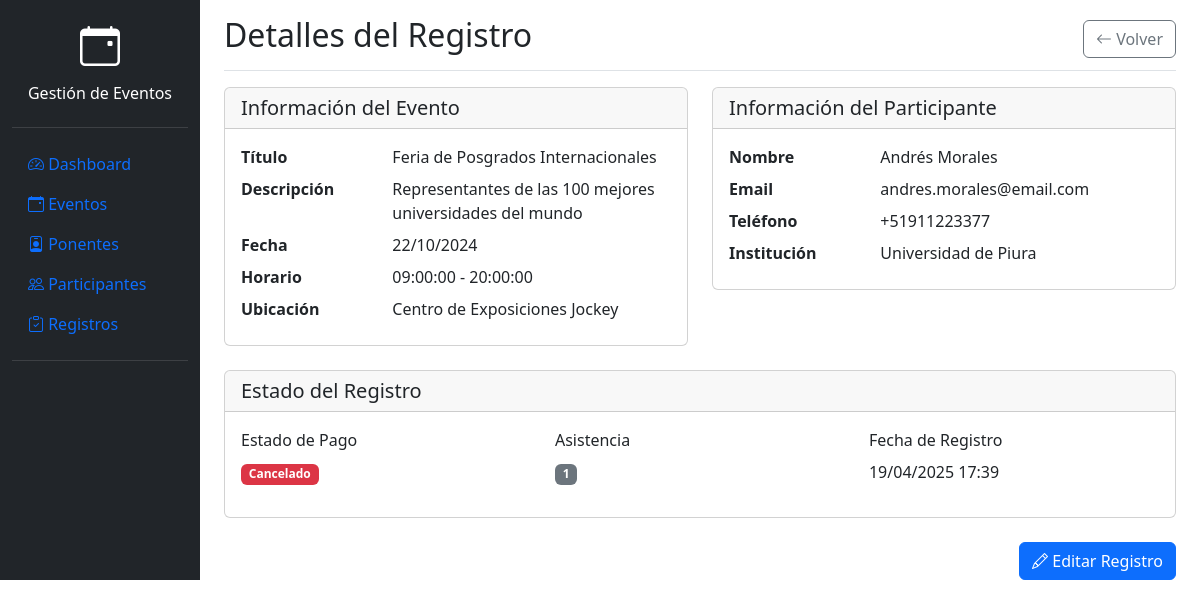
The app's page /frontend/views/eventos/ver.php?id=2 with its own data.
### tables this page shows
CREATE TABLE IF NOT EXISTS registros (
    registro_id INT AUTO_INCREMENT PRIMARY KEY,
    evento_id INT NOT NULL,
    participante_id INT NOT NULL,
    fecha_registro TIMESTAMP DEFAULT CURRENT_TIMESTAMP,
    estado_pago ENUM('pendiente', 'pagado', 'cancelado') DEFAULT 'pendiente',
    asistencia BOOLEAN DEFAULT FALSE,
    retroalimentacion TEXT,
    FOREIGN KEY (evento_id) REFERENCES eventos(evento_id) ON DELETE CASCADE,
    FOREIGN KEY (participante_id) REFERENCES participantes(participante_id) ON DELETE CASCADE
);

CREATE TABLE IF NOT EXISTS eventos (
    evento_id INT AUTO_INCREMENT PRIMARY KEY,
    titulo VARCHAR(200) NOT NULL,
    categoria_id INT,
    descripcion TEXT,
    ubicacion VARCHAR(200),
    fecha_evento DATE NOT NULL,
    hora_inicio TIME NOT NULL,
    hora_fin TIME NOT NULL,
    max_participantes INT NOT NULL,
    tarifa_inscripcion DECIMAL(10,2),
    imagen VARCHAR(255),
    created_at TIMESTAMP DEFAULT CURRENT_TIMESTAMP,
    updated_at TIMESTAMP DEFAULT CURRENT_TIMESTAMP ON UPDATE CURRENT_TIMESTAMP,
    FOREIGN KEY (categoria_id) REFERENCES categorias_evento(categoria_id) ON DELETE SET NULL
);

CREATE TABLE IF NOT EXISTS participantes (
    participante_id INT AUTO_INCREMENT PRIMARY KEY,
    nombre VARCHAR(100) NOT NULL,
    apellido VARCHAR(100) NOT NULL,
    email VARCHAR(150) UNIQUE NOT NULL,
    telefono VARCHAR(20),
    institucion VARCHAR(150),
    created_at TIMESTAMP DEFAULT CURRENT_TIMESTAMP
);

### frontend/views/eventos/ver.php (the view, shortened to what this page needs)
<?php
$conn = mysqli_connect(DB_HOST, DB_USER, DB_PASS, DB_NAME);
$registro_id = isset($_GET['id']) ? (int)$_GET['id'] : 0;
$query = "SELECT r.*,
                 e.titulo as evento_titulo,
                 e.descripcion as evento_descripcion,
                 e.fecha_evento,
                 e.hora_inicio,
                 e.hora_fin,
                 e.ubicacion,
                 CONCAT(p.nombre, ' ', p.apellido) as participante_nombre,
                 p.email as participante_email,
                 p.telefono as participante_telefono,
                 p.institucion as participante_institucion
          FROM registros r
          JOIN eventos e ON r.evento_id = e.evento_id
          JOIN participantes p ON r.participante_id = p.participante_id
          WHERE r.registro_id = ?";
$stmt = mysqli_prepare($conn, $query);
mysqli_stmt_bind_param($stmt, 'i', $registro_id);
mysqli_stmt_execute($stmt);
$result = mysqli_stmt_get_result($stmt);
$registro = mysqli_fetch_assoc($result);
?>
<!DOCTYPE html>
<html lang="es">
<head>
    <link href="https://cdn.jsdelivr.net/npm/bootstrap@5.3.0/dist/css/bootstrap.min.css" rel="stylesheet">
    <link rel="stylesheet" href="https://cdn.jsdelivr.net/npm/bootstrap-icons@1.11.1/font/bootstrap-icons.css">
    <link rel="stylesheet" href="../../css/styles.css">
</head>
<body>
<div class="container-fluid">
    <div class="row">
        <?php include '../layouts/sidebar.php'; ?>
        <main class="col-md-9 ms-sm-auto col-lg-10 px-md-4">
            <div class="d-flex justify-content-between flex-wrap flex-md-nowrap align-items-center pt-3 pb-2 mb-3 border-bottom">
                <h1 class="h2">Detalles del Registro</h1>
                <div class="btn-toolbar mb-2 mb-md-0">
                    <a href="index.php" class="btn btn-outline-secondary">
                        <i class="bi bi-arrow-left"></i> Volver
                    </a>
                </div>
            </div>
            <div class="row">
                <div class="col-md-6 mb-4">
                    <div class="card">
                        <div class="card-header">
                            <h5 class="card-title mb-0">Información del Evento</h5>
                        </div>
                        <div class="card-body">
                            <dl class="row mb-0">
                                <dt class="col-sm-4">Título</dt>
                                <dd class="col-sm-8"><?php echo htmlspecialchars($registro['evento_titulo']); ?></dd>
                                <dt class="col-sm-4">Descripción</dt>
                                <dd class="col-sm-8"><?php echo nl2br(htmlspecialchars($registro['evento_descripcion'])); ?></dd>
                                <dt class="col-sm-4">Fecha</dt>
                                <dd class="col-sm-8"><?php echo date('d/m/Y', strtotime($registro['fecha_evento'])); ?></dd>
                                <dt class="col-sm-4">Horario</dt>
                                <dd class="col-sm-8"><?php echo $registro['hora_inicio']; ?> - <?php echo $registro['hora_fin']; ?></dd>
                                <dt class="col-sm-4">Ubicación</dt>
                                <dd class="col-sm-8"><?php echo htmlspecialchars($registro['ubicacion']); ?></dd>
                            </dl>
                        </div>
                    </div>
                </div>
                <div class="col-md-6 mb-4">
                    <div class="card">
                        <div class="card-header">
                            <h5 class="card-title mb-0">Información del Participante</h5>
                        </div>
                        <div class="card-body">
                            <dl class="row mb-0">
                                <dt class="col-sm-4">Nombre</dt>
                                <dd class="col-sm-8"><?php echo htmlspecialchars($registro['participante_nombre']); ?></dd>
                                <dt class="col-sm-4">Email</dt>
                                <dd class="col-sm-8"><?php echo htmlspecialchars($registro['participante_email']); ?></dd>
                                <dt class="col-sm-4">Teléfono</dt>
                                <dd class="col-sm-8"><?php echo htmlspecialchars($registro['participante_telefono']); ?></dd>
                                <dt class="col-sm-4">Institución</dt>
                                <dd class="col-sm-8"><?php echo htmlspecialchars($registro['participante_institucion']); ?></dd>
                            </dl>
                        </div>
                    </div>
                </div>
                <div class="col-12 mb-4">
                    <div class="card">
                        <div class="card-header">
                            <h5 class="card-title mb-0">Estado del Registro</h5>
                        </div>
                        <div class="card-body">
                            <div class="row">
                                <div class="col-md-4">
                                    <div class="mb-3">
                                        <label class="form-label">Estado de Pago</label>
                                        <div>
                                            <span class="badge bg-<?php
                                                echo $registro['estado_pago'] === 'completado' ? 'success' :
                                                    ($registro['estado_pago'] === 'pendiente' ? 'warning' : 'danger');
                                            ?>">
                                                <?php echo ucfirst($registro['estado_pago']); ?>
                                            </span>
                                        </div>
                                    </div>
                                </div>
                                <div class="col-md-4">
                                    <div class="mb-3">
                                        <label class="form-label">Asistencia</label>
                                        <div>
                                            <span class="badge bg-<?php
                                                echo $registro['asistencia'] === 'confirmada' ? 'success' :
                                                    ($registro['asistencia'] === 'pendiente' ? 'warning' : 'secondary');
                                            ?>">
                                                <?php echo ucfirst($registro['asistencia'] ?? 'pendiente'); ?>
                                            </span>
                                        </div>
                                    </div>
                                </div>
                                <div class="col-md-4">
                                    <div class="mb-3">
                                        <label class="form-label">Fecha de Registro</label>
                                        <div>
                                            <?php echo date('d/m/Y H:i', strtotime($registro['fecha_registro'])); ?>
                                        </div>
                                    </div>
                                </div>
                            </div>
                        </div>
                    </div>
                </div>
            </div>
            <div class="text-end">
                <a href="editar.php?id=<?php echo $registro_id; ?>" class="btn btn-primary">
                    <i class="bi bi-pencil"></i> Editar Registro
                </a>
            </div>
        </main>
    </div>
</div>
</body>
</html>

### frontend/css/styles.css (style rules this page uses)
:root { --color-primario: #0056b3; --color-secundario: #6c757d; --color-exito: #28a745; --color-peligro: #dc3545; --color-fondo: #f8f9fa; --color-texto: #212529; --transition-speed: 0.3s; }

### records on screen
registros: evento.titulo "Feria de Posgrados Internacionales", evento.descripcion "Representantes de las 100 mejores universidades del mundo", evento.fecha_evento "22/10/2024", evento.hora_inicio "09:00:00", evento.hora_fin "20:00:00", evento.ubicacion "Centro de Exposiciones Jockey", participante.email "andres.morales@email.com", participante.telefono "+51911223377", participante.institucion "Universidad de Piura", estado_pago "Cancelado", asistencia "1", fecha_registro "19/04/2025 17:39"

### other values on screen
$registro['participante_nombre'] "Andrés Morales"
